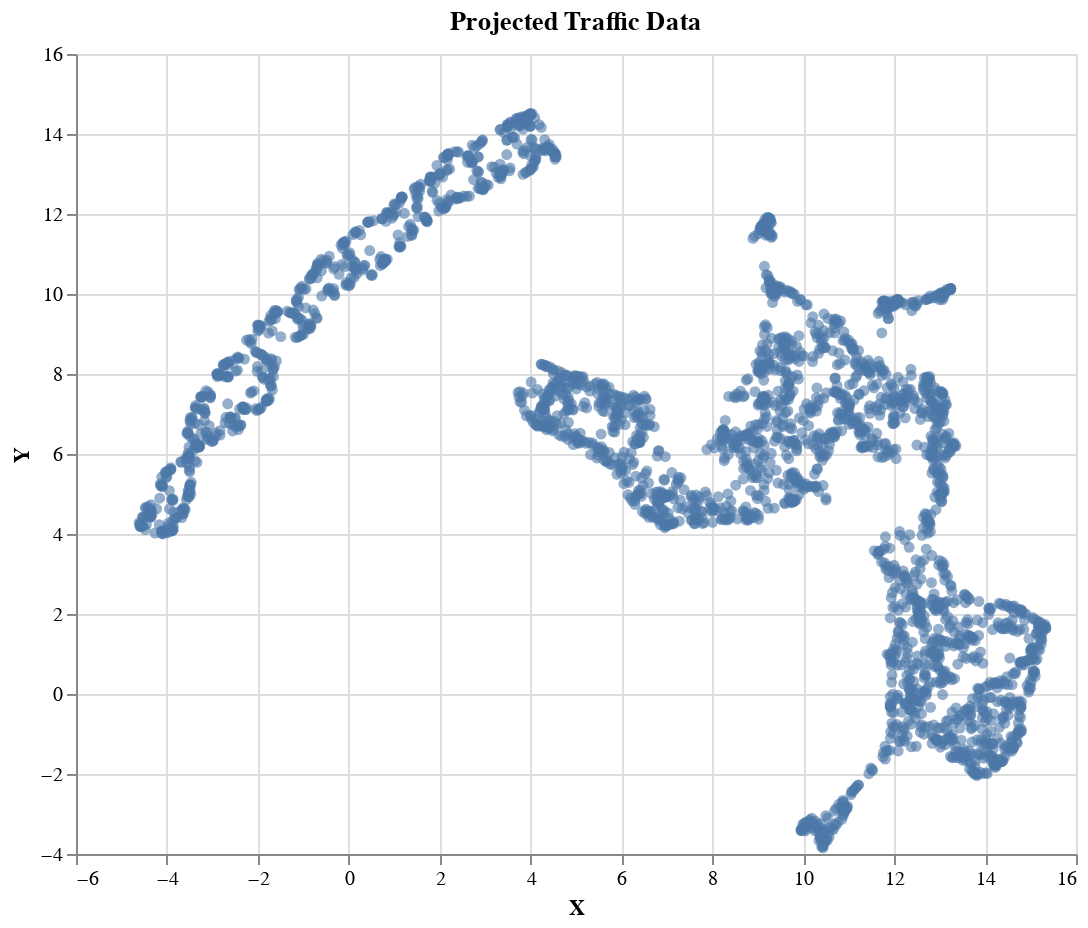

Source (notebook cell):
### Code cell
alt.Chart(df_umap_coords).mark_circle(
    opacity=0.6
).encode(
    x='X',
    y='Y',
).properties(
    width=500,
    height=400,
    title="Projected Traffic Data"
).interactive()

### Figure 1 — Vega-Lite specification as saved in the notebook (floating-point values rounded to 4 significant figures; data arrays with more than 128 entries replaced by an {"elided": "..."} marker saying what was removed)
{"config": {"view": {"continuousWidth": 400, "continuousHeight": 300}}, "data": {"name": "data-477c140bf8063b5300533b27c277e2cf"}, "mark": {"type": "circle", "opacity": 0.6}, "encoding": {"x": {"field": "X", "type": "quantitative"}, "y": {"field": "Y", "type": "quantitative"}}, "height": 400, "selection": {"selector001": {"type": "interval", "bind": "scales", "encodings": ["x", "y"]}}, "title": "Projected Traffic Data", "width": 500, "$schema": "https://vega.github.io/schema/vega-lite/v4.17.0.json", "datasets": {"data-477c140bf8063b5300533b27c277e2cf": {"elided": "2976 records"}}}
